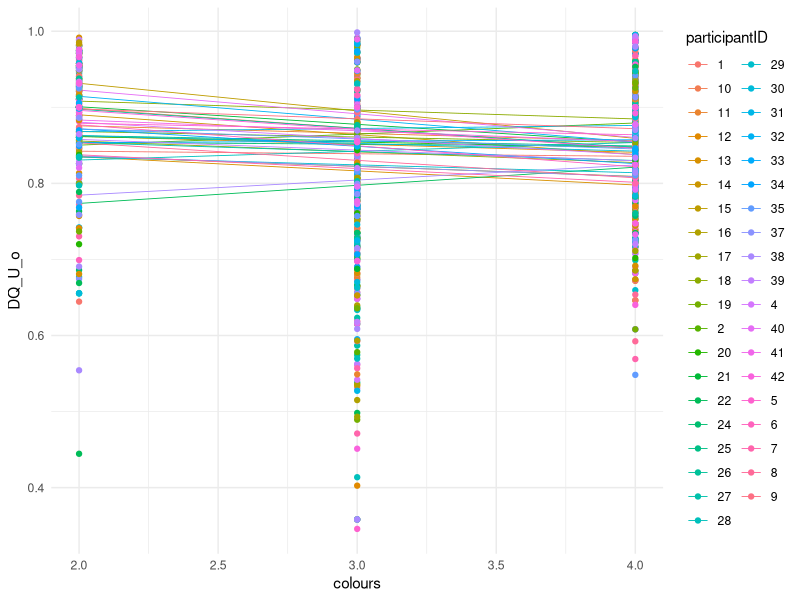
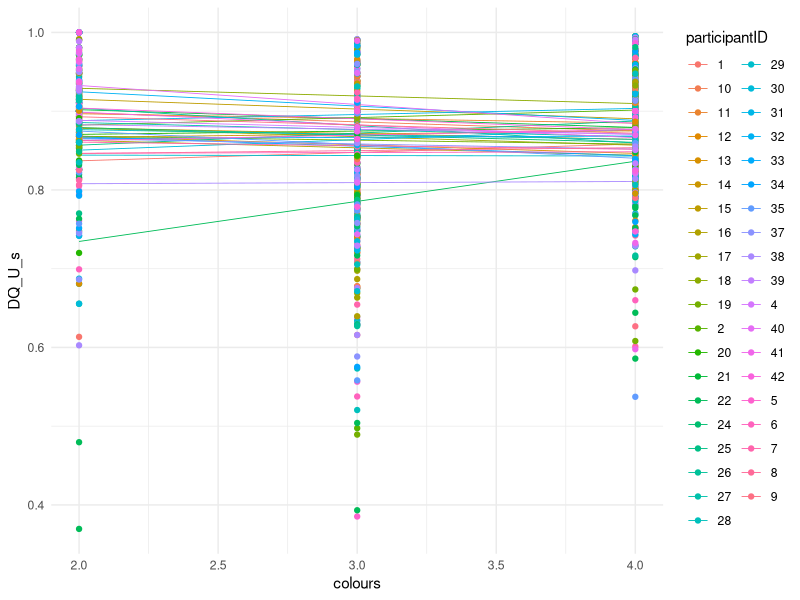
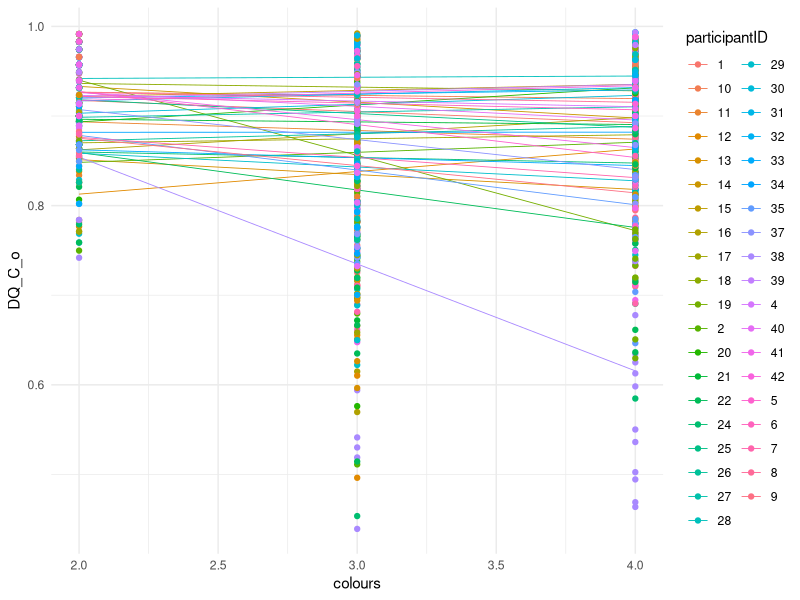
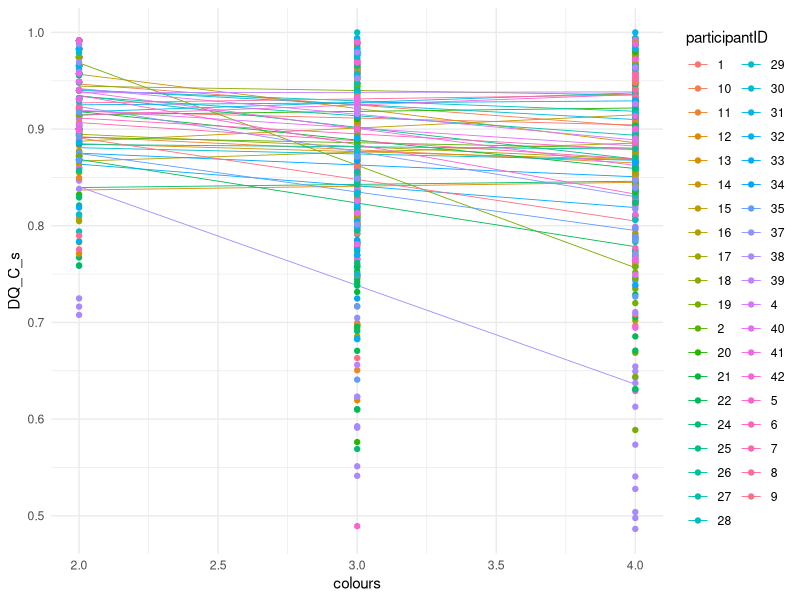

These charts were generated, in order, by the following R code:
## ---- chunk 1
#install.packages(c("lme4", "Matrix", "brms", "ggplot2", "glmmTMB"))
install.packages("tidyverse")
#knitr::opts_chunk$set(echo = TRUE)

library(glmmTMB)
library(tidyverse)
library(lme4)

## cosmetic
theme_set(theme_bw()+
theme(panel.spacing=grid::unit(0,"lines")))
## ---- chunk 2
setwd("~/OneDrive - The University of Melbourne/Bayesian Updating and Complexity/Code/Analysis")

participant_data <- read.csv("participant_data.csv")
## ---- chunk 3
# Specify the column names to transform
cols <- c("DQ_U_o", "DQ_U_s", "DQ_C_o", "DQ_C_s")

# Apply the transformation to each specified column in participant_data
participant_data[cols] <- lapply(participant_data[cols], function(x) {
  ifelse(x == 0, 10^(-1), ifelse(x == 1, 1 - 10^(-1), x))
})

## ---- chunk 4
participant_data <- participant_data %>%
  mutate(
    urns_trans    = as.numeric(scale(urns)),
    colours_trans = as.numeric(scale(colours)),
    seqBall_trans = as.numeric(scale(seqBall)),
    DV_seqBall_1_trans = as.numeric(scale(DV_seqBall_1)),
    DV_seqBall_2_trans = as.numeric(scale(DV_seqBall_2)),
    DV_seqBall_3_trans = as.numeric(scale(DV_seqBall_3)),
    ACC_u_trans = as.numeric(scale(ACC_u)),
    ACC_c_trans = as.numeric(scale(ACC_c)),
    CC_u_trans = as.numeric(scale(CC_u)),
    CC_c_trans = as.numeric(scale(CC_c)),
  )
## ---- chunk 5
# Convert participantID to character in base R
participant_data$participantID <- as.character(participant_data$participantID)

cols <- c("DQ_U_o", "DQ_U_s", "DQ_C_o", "DQ_C_s")
# Multiple regressions by participant
for (i in cols){
  p <- ggplot(participant_data, aes(x = colours, y = !!sym(i), color = participantID)) +
    # One regression line per participant (colored by participantID)
    geom_smooth(
      method = "lm",
      se = FALSE,
      linewidth = 0.3
    ) +
    # Points (also colored by participantID)
    geom_point() +
    labs(
      x = "colours",
      y = i
    ) +
    theme_minimal()
  
  print(p)
}

## ---- chunk 6
# Set up the factorized participant ID
participant_data$participantID <- as.factor(as.character(participant_data$participantID))

# R1
model <- glmmTMB(DQ_U_o ~ ACC_u + (1 | participantID) , data = participant_data, family = glmmTMB::beta_family(link = "logit"))
summary(model)
## ---- chunk 7
# R2
model <- glmmTMB(DQ_C_o ~ ACC_c + (1 | participantID) , data = participant_data, family = glmmTMB::beta_family(link = "logit"))
# Warning: NA/NaN function evaluation. This warning occurs when the optimizer visits a region of parameter space that is invalid. It is not a problem as long as the optimizer has left that region of parameter space upon convergence, which is indicated by an absence of the model convergence warnings described above. The following warnings indicate possibly-transient numerical problems with the fit, and can be treated in the same way (i.e. ignored if there are no errors or convergence warnings about the final fitted model).
summary(model)
## ---- chunk 8
# R3
model <- glmmTMB(DQ_U_o ~ urns + colours + seqBall + (1 | participantID) , data = participant_data, family = glmmTMB::beta_family(link = "logit"))
summary(model)

## ---- chunk 9
# R4
model <- glmmTMB(DQ_C_o ~ urns + colours + seqBall + (1 | participantID) , data = participant_data, family = glmmTMB::beta_family(link = "logit"))
summary(model)
## ---- chunk 10
# R5
model <- glmmTMB(DQ_U_s ~ CC_u + (1 | participantID) , data = participant_data, family = glmmTMB::beta_family(link = "logit"))
summary(model)
## ---- chunk 11
# R6
model <- glmmTMB(DQ_C_s ~ CC_c + (1 | participantID) , data = participant_data, family = glmmTMB::beta_family(link = "logit"))
summary(model)
## ---- chunk 12
# R7
model <- glmmTMB(DQ_U_o ~ probSubject + bayesInExp + (1 | participantID) , data = participant_data, family = glmmTMB::beta_family(link = "logit"))
summary(model)
## ---- chunk 13
# R8
model <- glmmTMB(DQ_C_o ~ probSubject + bayesInExp + (1 | participantID) , data = participant_data, family = glmmTMB::beta_family(link = "logit"))
summary(model)
## ---- chunk 14
# R9
model <- glmmTMB(DQ_U_s ~ DV_seqBall_1 + DV_seqBall_3 + (1 | participantID) , data = participant_data, family = glmmTMB::beta_family(link = "logit"))
summary(model)
## ---- chunk 15
# R10
model <- glmmTMB(DQ_U_s ~ DV_seqBall_2 + DV_seqBall_3 + (1 | participantID) , data = participant_data, family = glmmTMB::beta_family(link = "logit"))
summary(model)
